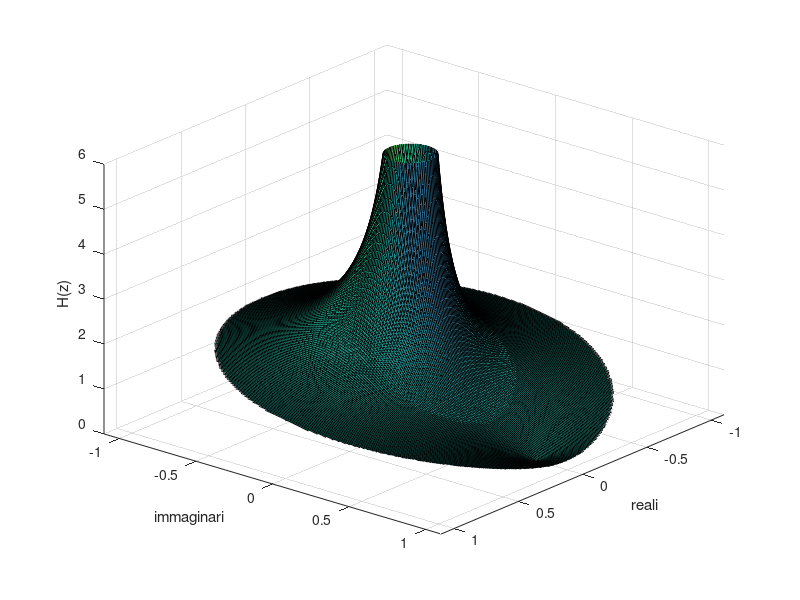

Reproduce this figure in MATLAB.
%
% $Id: zplane.m 28 2013-05-03 04:38:41Z nicb $
%
close all
clear all

step = 0.01 ; 
reali = [-1.1 : step : 1.1]; 
immag = [-1.1 : step : 1.1];
Z = zeros(length(immag), length(reali));
for (x=1:length(reali))
	for (y=1:length(immag))
		Z (x, y) = reali(x) + i*immag(y) ;  #creiamo la x, y, campionati
		if (abs(Z(x, y)) > 1.0)
			Z(x, y) = NaN;
		end
	end
end
a1 = 0.8;
H=1-a1*(1./Z);
figure(1, 'visible', 'off');
surfl(reali, immag, abs(H));
xlabel('reali');
ylabel('immaginari');
zlabel('H(z)');
view(130.0, 30.0);
axis([reali(1) reali(length(reali)) immag(1) immag(length(immag)) 0 6])
